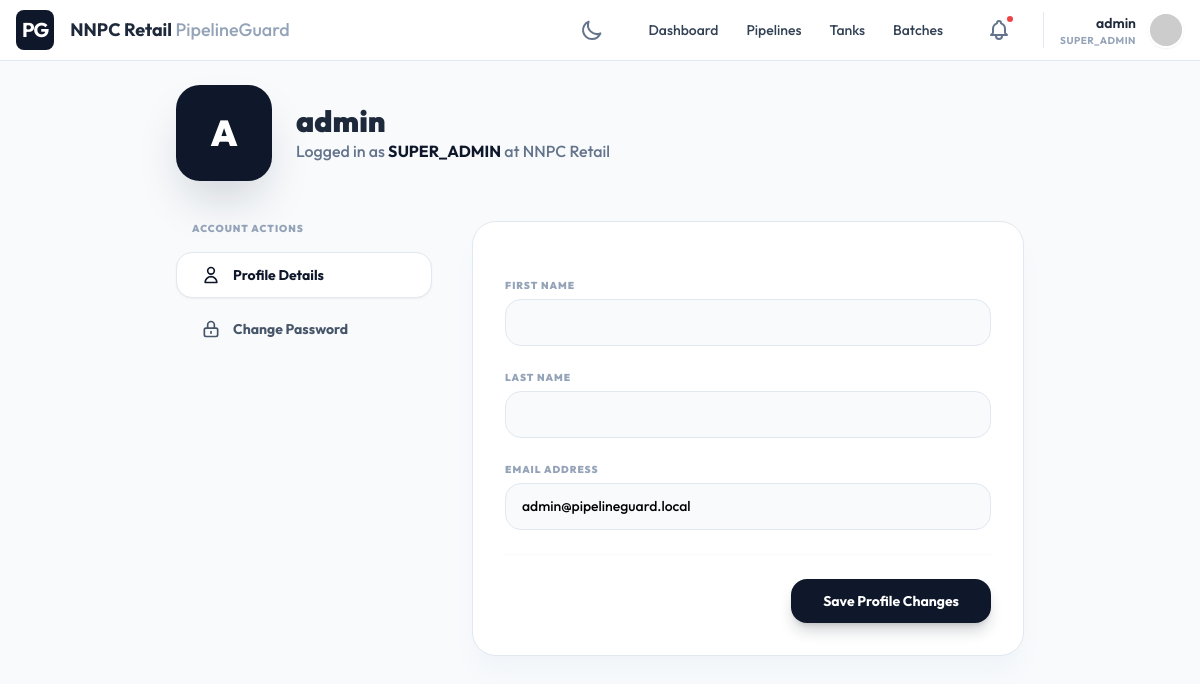
/core/profile/ (signed in), run on the app's committed database.
### core/models.py (models this page shows, shortened)
class Tenant(models.Model):
    name = models.CharField(max_length=255, unique=True)
    domain_name = models.CharField(max_length=255, unique=True, help_text="e.g., omc1.pipelineguard.com")
    api_key = models.CharField(max_length=64, unique=True, default=generate_api_key, editable=False)
    primary_color = models.CharField(max_length=20, default="#0f172a")
    secondary_color = models.CharField(max_length=20, default="#3b82f6")
    logo = models.ImageField(upload_to="tenant_logos/", null=True, blank=True)
    favicon = models.ImageField(upload_to="tenant_favicons/", null=True, blank=True)
    login_background = models.ImageField(upload_to="tenant_backgrounds/", null=True, blank=True)
    created_at = models.DateTimeField(auto_now_add=True)
    updated_at = models.DateTimeField(auto_now=True)

class User(AbstractUser):
    ROLE_CHOICES = (
        ('SUPER_ADMIN', 'Super Admin'),
        ('TENANT_ADMIN', 'Tenant Admin'),
        ('OPERATOR', 'Operator'),
        ('VIEWER', 'Viewer'),
    )
    tenant = models.ForeignKey(Tenant, on_delete=models.CASCADE, null=True, blank=True, related_name='users')
    role = models.CharField(max_length=20, choices=ROLE_CHOICES, default='VIEWER')
    THEME_CHOICES = (
        ('light', 'Light Mode'),
        ('dark', 'Dark Mode'),
    )
    theme_preference = models.CharField(max_length=10, choices=THEME_CHOICES, default='light')

### core/views.py (the view)
# urls.py: path('profile/', UserProfileView.as_view(), name='profile'),
class UserProfileView(LoginRequiredMixin, UpdateView):
    model = User
    fields = ['first_name', 'last_name', 'email']
    template_name = 'account/profile.html'
    success_url = reverse_lazy('profile')
    def get_object(self, queryset=None):
        return self.request.user

### core/context_processors.py (called while the page is built, shortened)
def tenant_branding(request):
    tenant = getattr(request, 'tenant', None)
    return {
        'tenant_name': tenant.name,
        'primary_color': tenant.primary_color,
        'secondary_color': tenant.secondary_color,
        'tenant_logo': tenant.logo.url if tenant.logo else None,
        'tenant_favicon': tenant.favicon.url if tenant.favicon else None,
        'tenant_background': tenant.login_background.url if tenant.login_background else None,
    }

### templates/account/profile.html (shortened to what this page needs)
{% extends 'base.html' %}
{% block content %}
<div class="p-6 max-w-4xl mx-auto space-y-10">
    <div class="flex items-center gap-6">
        <div class="h-24 w-24 bg-primary text-white rounded-3xl flex items-center justify-center font-black text-4xl shadow-2xl shadow-primary/20">
            {{ user.username|first|upper }}
        </div>
        <div>
            <h1 class="text-3xl font-black text-slate-800 dark:text-white">{{ user.username }}</h1>
            <p class="text-slate-500 font-medium">Logged in as <span class="text-primary font-bold">{{ user.role }}</span> at {{ request.tenant.name }}</p>
        </div>
    </div>
    <div class="grid grid-cols-1 md:grid-cols-3 gap-10">
        <div class="space-y-4">
            <h3 class="text-[10px] font-black text-slate-400 uppercase tracking-widest px-4">Account Actions</h3>
            <div class="space-y-2">
                <a href="{% url 'profile' %}" class="flex items-center gap-3 px-6 py-3 bg-white dark:bg-slate-800 border border-slate-200 dark:border-slate-700 rounded-2xl text-sm font-bold text-primary shadow-sm transition-colors">
                    <svg class="w-5 h-5" fill="none" stroke="currentColor" viewBox="0 0 24 24"><path stroke-linecap="round" stroke-linejoin="round" stroke-width="2" d="M16 7a4 4 0 11-8 0 4 4 0 018 0zM12 14a7 7 0 00-7 7h14a7 7 0 00-7-7z"></path></svg>
                    Profile Details
                </a>
                <a href="{% url 'password_change' %}" class="flex items-center gap-3 px-6 py-3 text-slate-600 dark:text-slate-400 hover:bg-white dark:hover:bg-slate-800 hover:border-slate-200 dark:hover:border-slate-700 border border-transparent rounded-2xl text-sm font-bold transition-all">
                    <svg class="w-5 h-5" fill="none" stroke="currentColor" viewBox="0 0 24 24"><path stroke-linecap="round" stroke-linejoin="round" stroke-width="2" d="M12 15v2m-6 4h12a2 2 0 002-2v-6a2 2 0 00-2-2H6a2 2 0 00-2 2v6a2 2 0 002 2zm10-10V7a4 4 0 00-8 0v4h8z"></path></svg>
                    Change Password
                </a>
            </div>
        </div>
        <div class="md:col-span-2">
            <div class="bg-white dark:bg-slate-800 rounded-3xl border border-slate-200 dark:border-slate-700 shadow-xl shadow-slate-100 dark:shadow-none p-8 transition-colors">
                <form method="POST" class="space-y-6">
                    <div class="space-y-6">
                        {% for field in form %}
                        <div class="space-y-1.5">
                            <label class="block text-[10px] font-black text-slate-400 dark:text-slate-500 uppercase tracking-widest">{{ field.label }}</label>
                            <div class="relative">
                                {{ field }}
                            </div>
                        </div>
                        {% endfor %}
                    </div>
                    <div class="pt-6 border-t border-slate-50 dark:border-slate-700 flex justify-end">
                        <button type="submit" class="bg-primary text-white px-8 py-3 rounded-2xl font-bold text-sm shadow-lg shadow-primary/20 hover:scale-105 transition-all">
                            Save Profile Changes
                        </button>
                    </div>
                </form>
            </div>
        </div>
    </div>
</div>
{% endblock %}

### templates/base.html (shortened to what this page needs)
<!DOCTYPE html>
<html lang="en" class="h-full {% if user.theme_preference == 'dark' %}dark{% endif %}">
<head>
    <script src="https://cdn.tailwindcss.com"></script>
    <link rel="stylesheet" href="https://unpkg.com/leaflet@1.9.4/dist/leaflet.css"/>
</head>
<body class="h-full overflow-hidden flex flex-col bg-slate-50 dark:bg-slate-900 transition-colors duration-300"
      hx-headers='{"X-CSRFToken": "{{ csrf_token }}"}'
      x-data="{
        mobileMenuOpen: false,
        darkMode: {% if user.theme_preference == 'dark' %}true{% else %}false{% endif %},
        init() {
            this.$watch('darkMode', val => {
                document.documentElement.classList.toggle('dark', val);
                fetch('{% url 'toggle_theme' %}', {
                    method: 'POST',
                    headers: { 'X-CSRFToken': '{{ csrf_token }}', 'Content-Type': 'application/x-www-form-urlencoded' },
                    body: 'theme=' + (val ? 'dark' : 'light')
                }).then(res => {
                    if (!res.ok) console.error('Failed to sync theme');
                });
            });
            document.documentElement.classList.toggle('dark', this.darkMode);
        }
      }">
    <nav class="bg-white dark:bg-slate-800 border-b border-slate-200 dark:border-slate-700 px-4 py-2.5 flex items-center justify-between z-50 transition-colors">
        <div class="flex items-center gap-4">
            {% if tenant_logo %}
                <img src="{{ tenant_logo }}" alt="{{ tenant_name }}" class="h-8 w-auto">
            {% else %}
                <div class="bg-primary text-white p-1.5 rounded-lg font-bold text-xl uppercase tracking-tighter">PG</div>
            {% endif %}
            <span class="font-bold text-slate-800 dark:text-white text-lg hidden md:block">{{ tenant_name }} <span class="text-slate-400 font-medium">PipelineGuard</span></span>
        </div>
        <div class="flex items-center gap-6">
            <button @click="darkMode = !darkMode"
                    class="p-2 text-slate-500 hover:bg-slate-100 dark:hover:bg-slate-700 rounded-full transition-all ring-inset focus:outline-none focus:ring-2 focus:ring-primary/20">
                <svg x-show="!darkMode" class="w-6 h-6" fill="none" stroke="currentColor" viewBox="0 0 24 24"><path stroke-linecap="round" stroke-linejoin="round" stroke-width="2" d="M20.354 15.354A9 9 0 018.646 3.646 9.003 9.003 0 0012 21a9.003 9.003 0 008.354-5.646z"></path></svg>
            </button>
            <div class="hidden lg:flex items-center gap-1">
                <a href="{% url 'dashboard' %}" class="px-3 py-2 rounded-md text-sm font-medium text-slate-700 dark:text-slate-300 hover:bg-slate-100 dark:hover:bg-slate-700 ">Dashboard</a>
                <a href="{% url 'pipeline_list' %}" class="px-3 py-2 rounded-md text-sm font-medium text-slate-700 dark:text-slate-300 hover:bg-slate-100 dark:hover:bg-slate-700 ">Pipelines</a>
                <a href="{% url 'tank_list' %}" class="px-3 py-2 rounded-md text-sm font-medium text-slate-700 dark:text-slate-300 hover:bg-slate-100 dark:hover:bg-slate-700 ">Tanks</a>
                <a href="{% url 'batch_list' %}" class="px-3 py-2 rounded-md text-sm font-medium text-slate-700 dark:text-slate-300 hover:bg-slate-100 dark:hover:bg-slate-700 ">Batches</a>
            </div>
            <div class="relative" x-data="{ open: false }">
                <a href="{% url 'notification_list' %}" class="p-2 text-slate-500 hover:bg-slate-100 dark:hover:bg-slate-700 rounded-full relative block">
                    <span class="absolute top-1 right-1 w-2.5 h-2.5 bg-red-500 border-2 border-white dark:border-slate-800 rounded-full"></span>
                </a>
            </div>
            <div class="relative flex items-center gap-3 pl-4 border-l border-slate-200 dark:border-slate-700" x-data="{ open: false }">
                <div class="text-right hidden sm:block">
                    <div class="text-sm font-semibold text-slate-800 dark:text-white">{{ user.username }}</div>
                    <div class="text-[10px] uppercase font-bold text-slate-400 tracking-wider">{{ user.role }}</div>
                </div>
                <button @click="open = !open" class="h-9 w-9 bg-slate-200 rounded-full border-2 border-white dark:border-slate-700 overflow-hidden shadow-sm hover:ring-2 hover:ring-primary/20 transition-all">
                    <img src="https://ui-avatars.com/api/?name={{ user.username }}&background=random" alt="User">
                </button>
            </div>
        </div>
    </nav>
    <main class="flex-1 overflow-auto relative">
        {% block content %}{% endblock %}
    </main>
</body>
</html>

### templates/account/profile.html (style rules this page uses)
input { width: 100%; padding: 0.75rem 1rem; background-color: #f8fafc; border: 1px solid #e2e8f0; border-radius: 1rem; font-size: 0.875rem; font-weight: 500; transition: all 0.2s; }

### data on the page
Tenant: name "NNPC Retail", tenant.name "NNPC Retail"
User: username "admin", role "SUPER_ADMIN", username|first "A", form "admin@pipelineguard.local"

### other printed values
{{ field.label }} "FIRST NAME" "LAST NAME" "EMAIL ADDRESS"
